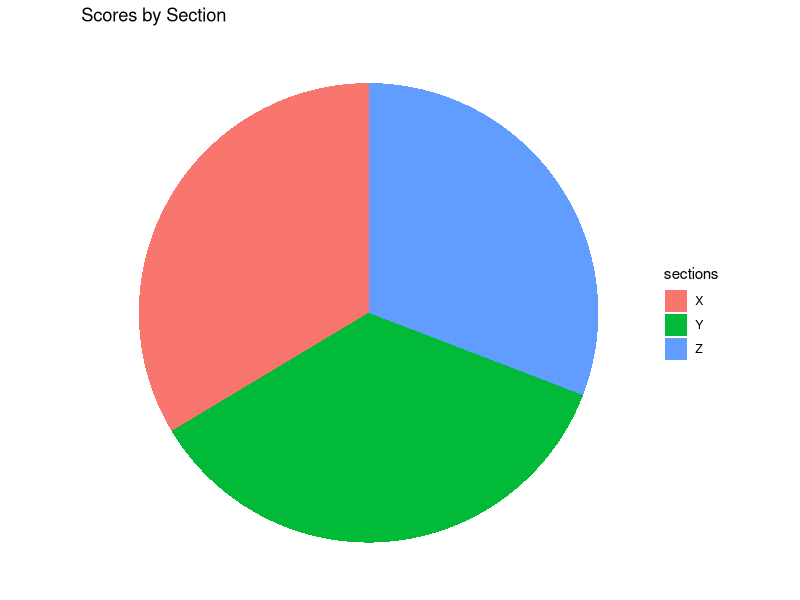

Here is the R script that generated this plot:
# Pie Chart
library(ggplot2)

# Sample dataset
sections <- c("X", "Y", "Z")
scores   <- c(85, 90, 78)

data <- data.frame(sections, scores)

# Basic pie chart using bar + polar coordinates
ggplot(data, aes(x = "", y = scores, fill = sections)) +
  geom_bar(stat = "identity", width = 1) +
  coord_polar("y", start = 0) +
  labs(title = "Scores by Section") +
  theme_void()   # removes background and axes
